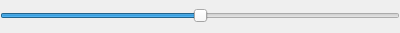
<?xml version="1.0" encoding="UTF-8"?>
<ui version="4.0">
 <class>CsSliderBox</class>
 <widget class="QWidget" name="CsSliderBox">
  <property name="geometry">
   <rect>
    <x>0</x>
    <y>0</y>
    <width>400</width>
    <height>33</height>
   </rect>
  </property>
  <property name="minimumSize">
   <size>
    <width>0</width>
    <height>0</height>
   </size>
  </property>
  <property name="maximumSize">
   <size>
    <width>16777215</width>
    <height>33</height>
   </size>
  </property>
  <property name="windowTitle">
   <string>Form</string>
  </property>
  <layout class="QGridLayout" name="gridLayout">
   <property name="leftMargin">
    <number>0</number>
   </property>
   <property name="topMargin">
    <number>0</number>
   </property>
   <property name="rightMargin">
    <number>0</number>
   </property>
   <property name="bottomMargin">
    <number>0</number>
   </property>
   <item row="0" column="0">
    <widget class="SliderNoClick" name="slider">
     <property name="minimumSize">
      <size>
       <width>0</width>
       <height>22</height>
      </size>
     </property>
     <property name="maximum">
      <number>1000</number>
     </property>
     <property name="pageStep">
      <number>10</number>
     </property>
     <property name="value">
      <number>500</number>
     </property>
     <property name="orientation">
      <enum>Qt::Horizontal</enum>
     </property>
    </widget>
   </item>
  </layout>
 </widget>
 <customwidgets>
  <customwidget>
   <class>SliderNoClick</class>
   <extends>QSlider</extends>
   <header>src/slidernoclick.h</header>
  </customwidget>
 </customwidgets>
 <resources/>
 <connections/>
</ui>
